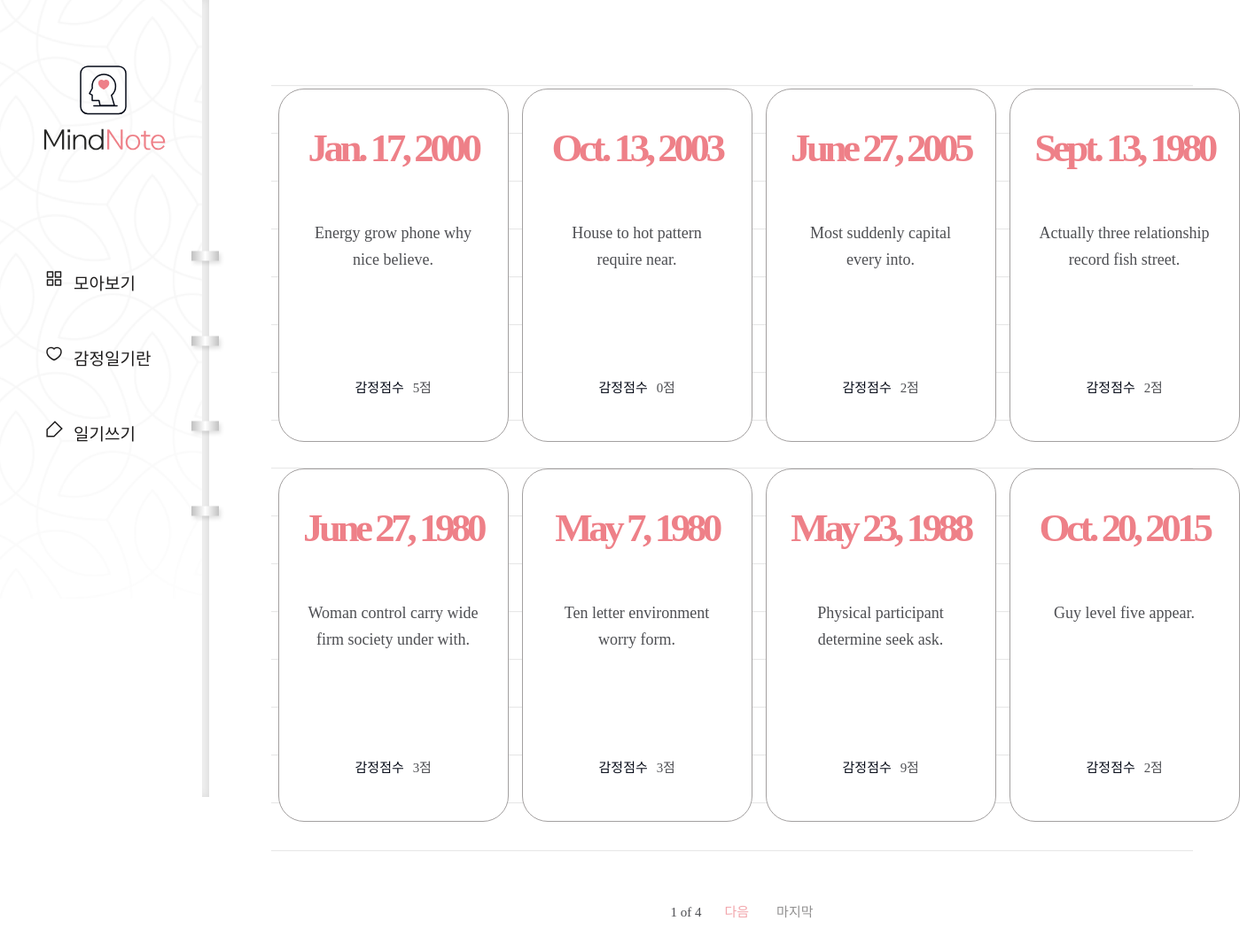
Screenshot of /diary/ with the database file from the repository.
### diary/models.py (models this page shows, shortened)
class Page(models.Model):
    title = models.CharField(max_length=100, validators=[validate_no_hash])
    content = models.TextField(validators=[validate_no_hash])
    feeling = models.CharField(
        max_length=80, validators=[validate_no_hash, validate_no_numbers]
    )
    score = models.IntegerField(validators=[validate_score])
    dt_created = models.DateField()

### diary/views.py (the view)
# urls.py: path("diary/", views.page_list, name="page-list"),
def page_list(request):
    object_list = Page.objects.all()
    paginator = Paginator(object_list, 8)
    curr_page_num = request.GET.get("page")
    if curr_page_num is None:
        curr_page_num = 1
    page = paginator.page(curr_page_num)
    return render(request, "diary/page_list.html", {"page": page})

### diary/templates/diary/page_list.html (shortened to what this page needs)
{% extends './base.html' %}
{% load static %}
{% block content %}
  {% if page.object_list %}
    <div class="wrap-note">
      <div class="note">
        <div class="note-list">
          <ul>
            {% for obj in page.object_list %}
              <li>
                <a href="{% url 'page-detail' obj.id %}">
                  <div class="date">
                    <span>{{ obj.dt_created }}</span>
                  </div>
                  <h2>{{ obj.title }}</h2>
                  <div class="score">
                    <p>감정점수</p>
                    <span>{{ obj.score }}점</span>
                  </div>
                </a>
              </li>
            {% endfor %}
          </ul>
        </div>
        <div class="paging">
          <span class="page">
            <p>{{ page.number }} of {{ page.paginator.num_pages }}</p>
          </span>
        {% if page.has_next %}
          <a href="?page={{ page.next_page_number }}" class="next">다음</a>
          <a href="?page={{ page.paginator.num_pages }}" class="last">마지막</a>
        {% endif %}
        </div>
      </div>
    </div>
  {% endif %}
{% endblock content %}

### diary/static/diary/css/styles.css (style rules this page uses)
h1,h2,h3,p,a,ul,li { margin: 0; padding: 0; font-family: 'NanumSquare'; list-style: none; text-decoration: none; outline: none; }
html { position: relative; min-height: 100%; margin: 0; }
body { margin: 0; padding: 0; -webkit-font-smoothing: antialiased; -moz-osx-font-smoothing: auto; }
.wrap-note .note { padding-left: 236px; padding-top: 50px; padding-bottom: 200px; }
.note-list { margin: 0 70px; padding-top: 50px; background: url(../image/note-bg.svg) repeat-x center/1535px 974px; }
.note-list ul { overflow: hidden; width: 1100px; margin: 0 auto; padding-bottom: 50px; }
.note-list ul li { float: left; width: 25%; padding-bottom: 30px; }
.note-list ul li a { display: block; width: 258px; height: 397px; margin: 0 auto; background: #fff; border: solid 1px #a3a0a0; border-radius: 29px; }
.note-list ul li a .date { margin-top: 40px; margin-bottom: 55px; text-align: center; }
.note-list ul li a .date span { display: block; font-family: 'NanumSquare'; color: #ee8088; font-weight: 700; font-size: 45px; letter-spacing: -4.47px; }
.note-list ul li a h2 { width: 196px; height: 150px; margin: 0 auto; font-family: 'NanumBarunpen'; color: #4e4f53; font-weight: normal; font-size: 18px; line-height: 1.67; text-align: center; }
.note-list ul li a .score { margin-top: 28px; text-align: center; }
.note-list ul li a .score p { display: inline-block; font-family: 'NanumSquare'; color: #060b18; font-size: 15px; }
.note-list ul li a .score span { padding-left: 6px; font-family: 'NanumBarunpen'; color: #4e4f53; font-size: 15px; letter-spacing: -0.29px; }
.paging { margin-top: 10px; text-align: center; }
.paging a { display: inline-block; font-family: 'NanumSquare'; font-size: 15px; }
.paging .first,.paging .last { color: #929191; }
.paging .last { margin-left: 27px; }
.paging .prev,.paging .next { color: #f2a6ac; }
.paging span { display: inline-block; }
.paging span p { margin: 0 22px; font-family: 'NanumSquare'; color: #4e4f53; font-size: 15px; }

### rows the page displays
Page: dt_created "Jan. 17, 2000", title "Energy grow phone why nice believe.", score "5"
Page: dt_created "Oct. 13, 2003", title "House to hot pattern require near.", score "0"
Page: dt_created "June 27, 2005", title "Most suddenly capital every into.", score "2"
Page: dt_created "Sept. 13, 1980", title "Actually three relationship record fish street.", score "2"
Page: dt_created "June 27, 1980", title "Woman control carry wide firm society under with.", score "3"
Page: dt_created "May 7, 1980", title "Ten letter environment worry form.", score "3"
Page: dt_created "May 23, 1988", title "Physical participant determine seek ask.", score "9"
Page: dt_created "Oct. 20, 2015", title "Guy level five appear.", score "2"

### other values shown
{{ page.number }} "1"
{{ page.paginator.num_pages }} "4"
